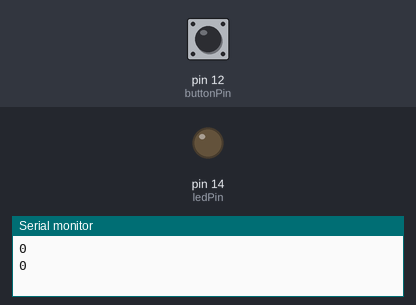
This sketch was run on a simulated Arduino Uno, built with avr-gcc and run on an emulated ATmega328P. Parts: output pins drawn as LEDs (lit = HIGH), the last lines printed to the serial monitor. The inputs (shaded band) are chosen by the test bench; at power-on: pin 12 (buttonPin) LOW.

Above: at 1.7 s.
1.8 s: pin 12 (buttonPin) pulled HIGH for 1.2 s
At 2.8 s:
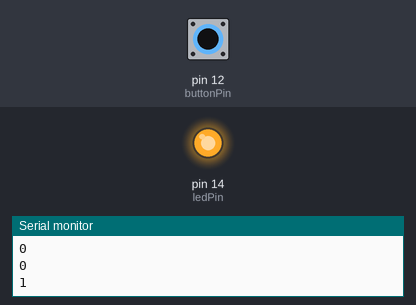
5.0 s: pin 12 (buttonPin) pulled HIGH for 3.2 s
At 9.8 s:
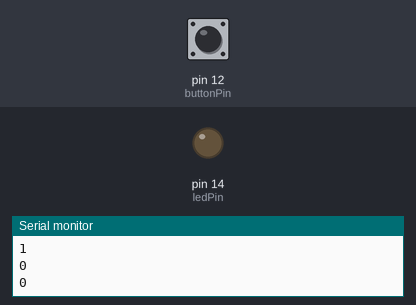
Timing chart, 0 to 11.3 s (numbered marks = the images above; inputs shaded):
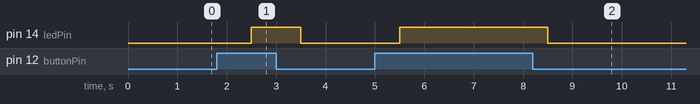

The sketch:

button_example.ino
```cpp
const int buttonPin = 12;     // the number of the pushbutton pin
const int ledPin =  14;      // the number of the LED pin

// variables will change:
int buttonState = 0;         // variable for reading the pushbutton status

void setup() {
  Serial.begin(115200);
  // initialize the LED pin as an output:
  pinMode(ledPin, OUTPUT);
  // initialize the pushbutton pin as an input:
  pinMode(buttonPin, INPUT);

  delay(500);

}

void loop() {
  // read the state of the pushbutton value:
  buttonState = digitalRead(buttonPin);

  // check if the pushbutton is pressed. If it is, the buttonState is HIGH:
  if (buttonState == HIGH) {
    // turn LED on:
    digitalWrite(ledPin, HIGH);
    Serial.println(buttonState);
  } else {
    // turn LED off:
    digitalWrite(ledPin, LOW);
    Serial.println(buttonState);
  }

  delay(1000);
}
```

Measured:
- after the input at 1.8 s, pin 14 (ledPin): LOW → HIGH after 0.70 s, → LOW 1.0 s later
- after the input at 5.0 s, pin 14 (ledPin): LOW → HIGH after 0.50 s, → LOW 3.0 s later
